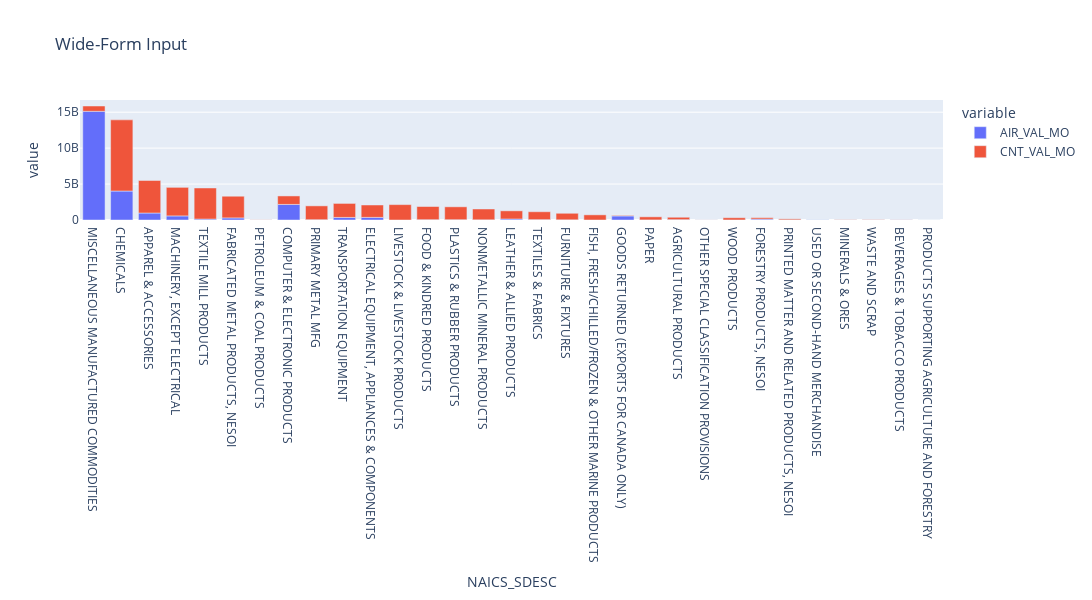

The notebook cell this image was saved under:
### Code cell
import plotly.express as px
fig = px.bar(na3Summary, x="NAICS_SDESC", y=['AIR_VAL_MO','CNT_VAL_MO'], 
                        title="Wide-Form Input",
                        width=1750,height=600)
fig.show()

### Figure 1 — Plotly figure (JSON) as saved in the notebook; plotly's stock layout.template omitted (floating-point values rounded to 4 significant figures)
{"data": [{"alignmentgroup": "True", "hovertemplate": "variable=AIR_VAL_MO<br>NAICS_SDESC=%{x}<br>value=%{y}<extra></extra>", "legendgroup": "AIR_VAL_MO", "marker": {"color": "#636efa", "pattern": {"shape": ""}}, "name": "AIR_VAL_MO", "offsetgroup": "AIR_VAL_MO", "orientation": "v", "showlegend": true, "textposition": "auto", "type": "bar", "x": ["MISCELLANEOUS MANUFACTURED COMMODITIES", "CHEMICALS", "APPAREL & ACCESSORIES", "MACHINERY, EXCEPT ELECTRICAL", "TEXTILE MILL PRODUCTS", "FABRICATED METAL PRODUCTS, NESOI", "PETROLEUM & COAL PRODUCTS", "COMPUTER & ELECTRONIC PRODUCTS", "PRIMARY METAL MFG", "TRANSPORTATION EQUIPMENT", "ELECTRICAL EQUIPMENT, APPLIANCES & COMPONENTS", "LIVESTOCK & LIVESTOCK PRODUCTS", "FOOD & KINDRED PRODUCTS", "PLASTICS & RUBBER PRODUCTS", "NONMETALLIC MINERAL PRODUCTS", "LEATHER & ALLIED PRODUCTS", "TEXTILES & FABRICS", "FURNITURE & FIXTURES", "FISH, FRESH/CHILLED/FROZEN & OTHER MARINE PRODUCTS", "GOODS RETURNED (EXPORTS FOR CANADA ONLY)", "PAPER", "AGRICULTURAL PRODUCTS", "OTHER SPECIAL CLASSIFICATION PROVISIONS", "WOOD PRODUCTS", "FORESTRY PRODUCTS, NESOI", "PRINTED MATTER AND RELATED PRODUCTS, NESOI", "USED OR SECOND-HAND MERCHANDISE", "MINERALS & ORES", "WASTE AND SCRAP", "BEVERAGES & TOBACCO PRODUCTS", "PRODUCTS SUPPORTING AGRICULTURE AND FORESTRY"], "xaxis": "x", "y": [15123034791, 4030265910, 970430096, 570327889, 130864031, 292175773, 27322, 2166828254, 41341595, 357604006, 363528064, 88779, 43153361, 40799652, 26389175, 141424526, 50047904, 25998931, 348160, 566600307, 12873359, 49314641, 1679271, 3532696, 127242032, 20924834, 50323829, 332780, 905045, 14708453, 0], "yaxis": "y"}, {"alignmentgroup": "True", "hovertemplate": "variable=CNT_VAL_MO<br>NAICS_SDESC=%{x}<br>value=%{y}<extra></extra>", "legendgroup": "CNT_VAL_MO", "marker": {"color": "#EF553B", "pattern": {"shape": ""}}, "name": "CNT_VAL_MO", "offsetgroup": "CNT_VAL_MO", "orientation": "v", "showlegend": true, "textposition": "auto", "type": "bar", "x": ["MISCELLANEOUS MANUFACTURED COMMODITIES", "CHEMICALS", "APPAREL & ACCESSORIES", "MACHINERY, EXCEPT ELECTRICAL", "TEXTILE MILL PRODUCTS", "FABRICATED METAL PRODUCTS, NESOI", "PETROLEUM & COAL PRODUCTS", "COMPUTER & ELECTRONIC PRODUCTS", "PRIMARY METAL MFG", "TRANSPORTATION EQUIPMENT", "ELECTRICAL EQUIPMENT, APPLIANCES & COMPONENTS", "LIVESTOCK & LIVESTOCK PRODUCTS", "FOOD & KINDRED PRODUCTS", "PLASTICS & RUBBER PRODUCTS", "NONMETALLIC MINERAL PRODUCTS", "LEATHER & ALLIED PRODUCTS", "TEXTILES & FABRICS", "FURNITURE & FIXTURES", "FISH, FRESH/CHILLED/FROZEN & OTHER MARINE PRODUCTS", "GOODS RETURNED (EXPORTS FOR CANADA ONLY)", "PAPER", "AGRICULTURAL PRODUCTS", "OTHER SPECIAL CLASSIFICATION PROVISIONS", "WOOD PRODUCTS", "FORESTRY PRODUCTS, NESOI", "PRINTED MATTER AND RELATED PRODUCTS, NESOI", "USED OR SECOND-HAND MERCHANDISE", "MINERALS & ORES", "WASTE AND SCRAP", "BEVERAGES & TOBACCO PRODUCTS", "PRODUCTS SUPPORTING AGRICULTURE AND FORESTRY"], "xaxis": "x", "y": [737754630, 9900220183, 4526810073, 3971920676, 4325684955, 3016226014, 18987588, 1181242336, 1925159331, 1949008348, 1724747671, 2140987297, 1833584341, 1794951964, 1505968186, 1132420822, 1099541681, 908881735, 717642713, 82723804, 428513925, 333459710, 10049312, 312805967, 193740037, 136786149, 4025520, 29855847, 36481127, 18725030, 207479], "yaxis": "y"}], "layout": {"barmode": "relative", "height": 600, "legend": {"title": {"text": "variable"}, "tracegroupgap": 0}, "title": {"text": "Wide-Form Input"}, "width": 1750, "xaxis": {"anchor": "y", "domain": [0, 1], "title": {"text": "NAICS_SDESC"}}, "yaxis": {"anchor": "x", "domain": [0, 1], "title": {"text": "value"}}}}
